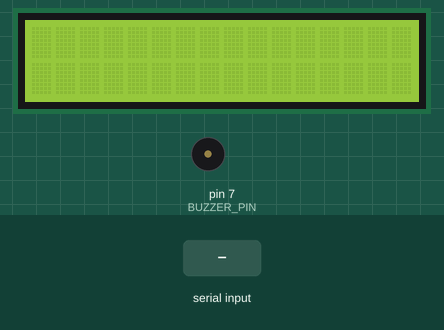
Recording of a sketch running on a simulated Arduino Uno, built with avr-gcc and run on an emulated ATmega328P. On the bench: 16×2 character LCD, buzzer (waves = sounding). The inputs (shaded band) are chosen by the test bench.

Above: at 1.2 s.
1.3 s: ":\n" received over Serial
At 2.0 s:
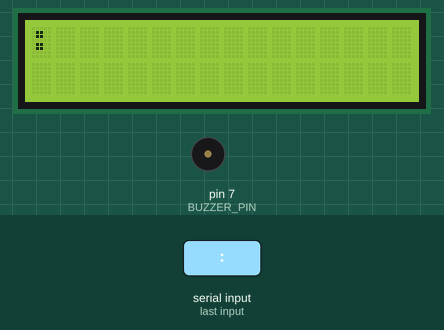
2.8 s: "1\n" received over Serial
At 4.3 s:
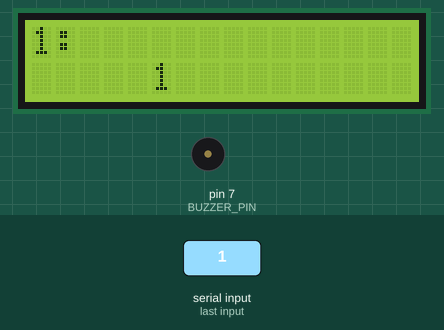
Timing chart, 0 to 5.8 s (numbered marks = the images above; inputs shaded):
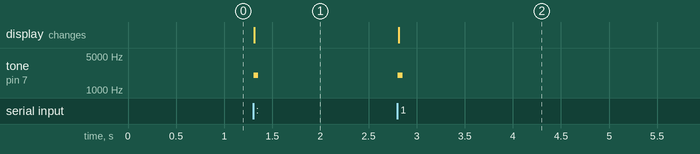

Measured:
- after the input at 1.3 s, tone on pin 7 (BUZZER_PIN): silent → 2000 Hz at once, → silent 0.05 s later; the display: changes at once (image 1)
- after the input at 2.8 s, tone on pin 7 (BUZZER_PIN): silent → 2000 Hz at once, → silent 0.05 s later; the display: changes at once (image 2)

The sketch:

crypto_lcd_display.ino
```cpp
#include <Wire.h>
#include <LiquidCrystal_I2C.h>

#define BUZZER_PIN 7

LiquidCrystal_I2C lcd(0x27, 16, 2);

void setup() {
  Serial.begin(9600);

  lcd.init();
  lcd.backlight();

  pinMode(BUZZER_PIN, OUTPUT);
}

void loop() {
  if(Serial.available() > 0) {
    String incoming_data = Serial.readStringUntil('\n');
    incoming_data.trim();

    int colon = incoming_data.indexOf(":");
    String coin_name = incoming_data.substring(0,colon);
    String coin_price = incoming_data.substring(colon+1);


    lcd.clear();
    tone(BUZZER_PIN, 2000, 50);
    lcd.setCursor(0, 0);
    lcd.print(coin_name);
    lcd.print(":  ");
    lcd.setCursor(0,1);
    lcd.print("     ");
    lcd.print(coin_price);
  }
}
```
